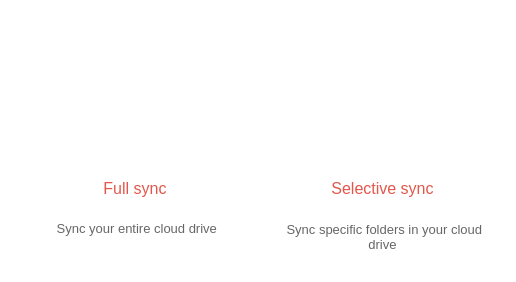
     <widget class="QWidget" name="pSetupType">
      <property name="styleSheet">
       <string notr="true">background: transparent;</string>
      </property>
      <layout class="QVBoxLayout" name="verticalLayout_5">
       <property name="spacing">
        <number>20</number>
       </property>
       <property name="leftMargin">
        <number>15</number>
       </property>
       <property name="topMargin">
        <number>26</number>
       </property>
       <property name="rightMargin">
        <number>15</number>
       </property>
       <item>
        <widget class="QWidget" name="wOptions" native="true">
         <layout class="QHBoxLayout" name="horizontalLayout_5">
          <property name="leftMargin">
           <number>0</number>
          </property>
          <property name="topMargin">
           <number>0</number>
          </property>
          <property name="rightMargin">
           <number>0</number>
          </property>
          <item>
           <widget class="QWidget" name="wTypicalSetup" native="true">
            <property name="minimumSize">
             <size>
              <width>240</width>
              <height>236</height>
             </size>
            </property>
            <property name="maximumSize">
             <size>
              <width>240</width>
              <height>236</height>
             </size>
            </property>
            <property name="styleSheet">
             <string notr="true"/>
            </property>
            <layout class="QVBoxLayout" name="verticalLayout_12" stretch="0,0">
             <property name="spacing">
              <number>12</number>
             </property>
             <property name="topMargin">
              <number>21</number>
             </property>
             <property name="bottomMargin">
              <number>0</number>
             </property>
             <item>
              <widget class="QPushButton" name="rTypicalSetup">
               <property name="sizePolicy">
                <sizepolicy hsizetype="Preferred" vsizetype="Preferred">
                 <horstretch>0</horstretch>
                 <verstretch>0</verstretch>
                </sizepolicy>
               </property>
               <property name="minimumSize">
                <size>
                 <width>0</width>
                 <height>0</height>
                </size>
               </property>
               <property name="maximumSize">
                <size>
                 <width>16777215</width>
                 <height>90</height>
                </size>
               </property>
               <property name="font">
                <font/>
               </property>
               <property name="styleSheet">
                <string notr="true">background: transparent;
border: none;</string>
               </property>
               <property name="icon">
                <iconset resource="../Resources_macx.qrc">
                 <normaloff>:/images/full_sync_ico.png</normaloff>:/images/full_sync_ico.png</iconset>
               </property>
               <property name="iconSize">
                <size>
                 <width>90</width>
                 <height>90</height>
                </size>
               </property>
               <property name="checkable">
                <bool>true</bool>
               </property>
               <property name="checked">
                <bool>false</bool>
               </property>
              </widget>
             </item>
             <item>
              <widget class="QWidget" name="widget_3" native="true">
               <property name="sizePolicy">
                <sizepolicy hsizetype="Preferred" vsizetype="Maximum">
                 <horstretch>0</horstretch>
                 <verstretch>0</verstretch>
                </sizepolicy>
               </property>
               <property name="minimumSize">
                <size>
                 <width>0</width>
                 <height>0</height>
                </size>
               </property>
               <property name="maximumSize">
                <size>
                 <width>16777215</width>
                 <height>16777215</height>
                </size>
               </property>
               <property name="styleSheet">
                <string notr="true">background: transparent;
</string>
               </property>
               <layout class="QVBoxLayout" name="verticalLayout_11">
                <property name="spacing">
                 <number>8</number>
                </property>
                <property name="leftMargin">
                 <number>0</number>
                </property>
                <property name="topMargin">
                 <number>0</number>
                </property>
                <property name="rightMargin">
                 <number>0</number>
                </property>
                <property name="bottomMargin">
                 <number>0</number>
                </property>
                <item>
                 <widget class="QLabel" name="lTypicalHeader">
                  <property name="sizePolicy">
                   <sizepolicy hsizetype="Preferred" vsizetype="Maximum">
                    <horstretch>0</horstretch>
                    <verstretch>0</verstretch>
                   </sizepolicy>
                  </property>
                  <property name="minimumSize">
                   <size>
                    <width>0</width>
                    <height>48</height>
                   </size>
                  </property>
                  <property name="maximumSize">
                   <size>
                    <width>16777215</width>
                    <height>48</height>
                   </size>
                  </property>
                  <property name="focusPolicy">
                   <enum>Qt::StrongFocus</enum>
                  </property>
                  <property name="styleSheet">
                   <string notr="true">font-size:16px;
font: &quot;Montserrat&quot;;
font-weight: normal;
color: #E2574C;

</string>
                  </property>
                  <property name="text">
                   <string>Full sync</string>
                  </property>
                  <property name="alignment">
                   <set>Qt::AlignCenter</set>
                  </property>
                  <property name="wordWrap">
                   <bool>true</bool>
                  </property>
                 </widget>
                </item>
                <item>
                 <widget class="QLabel" name="lTypicalDesc">
                  <property name="minimumSize">
                   <size>
                    <width>0</width>
                    <height>32</height>
                   </size>
                  </property>
                  <property name="maximumSize">
                   <size>
                    <width>16777215</width>
                    <height>32</height>
                   </size>
                  </property>
                  <property name="font">
                   <font>
                    <pointsize>-1</pointsize>
                    <weight>50</weight>
                    <italic>false</italic>
                    <bold>false</bold>
                   </font>
                  </property>
                  <property name="focusPolicy">
                   <enum>Qt::StrongFocus</enum>
                  </property>
                  <property name="styleSheet">
                   <string notr="true">font-size: 13px;
font: &quot;Helvetica&quot;;
font-weight: normal;
color: #666666;
</string>
                  </property>
                  <property name="text">
                   <string> Sync your entire cloud drive</string>
                  </property>
                  <property name="alignment">
                   <set>Qt::AlignHCenter|Qt::AlignTop</set>
                  </property>
                  <property name="wordWrap">
                   <bool>true</bool>
                  </property>
                  <property name="margin">
                   <number>0</number>
                  </property>
                 </widget>
                </item>
               </layout>
              </widget>
             </item>
            </layout>
           </widget>
          </item>
          <item>
           <widget class="QWidget" name="wAdvancedSetup" native="true">
            <property name="minimumSize">
             <size>
              <width>240</width>
              <height>236</height>
             </size>
            </property>
            <property name="maximumSize">
             <size>
              <width>240</width>
              <height>236</height>
             </size>
            </property>
            <property name="styleSheet">
             <string notr="true"/>
            </property>
            <layout class="QVBoxLayout" name="verticalLayout_13">
             <property name="spacing">
              <number>12</number>
             </property>
             <property name="leftMargin">
              <number>12</number>
             </property>
             <property name="topMargin">
              <number>21</number>
             </property>
             <property name="bottomMargin">
              <number>0</number>
             </property>
             <item>
              <widget class="QPushButton" name="rAdvancedSetup">
               <property name="sizePolicy">
                <sizepolicy hsizetype="Preferred" vsizetype="Preferred">
                 <horstretch>0</horstretch>
                 <verstretch>0</verstretch>
                </sizepolicy>
               </property>
               <property name="minimumSize">
                <size>
                 <width>0</width>
                 <height>0</height>
                </size>
               </property>
               <property name="maximumSize">
                <size>
                 <width>16777215</width>
                 <height>90</height>
                </size>
               </property>
               <property name="font">
                <font/>
               </property>
               <property name="styleSheet">
                <string notr="true">background: transparent;
border: none;</string>
               </property>
               <property name="text">
                <string/>
               </property>
               <property name="icon">
                <iconset resource="../Resources_macx.qrc">
                 <normaloff>:/images/selective_sync_ico.png</normaloff>:/images/selective_sync_ico.png</iconset>
               </property>
               <property name="iconSize">
                <size>
                 <width>90</width>
                 <height>90</height>
                </size>
               </property>
               <property name="checkable">
                <bool>true</bool>
               </property>
              </widget>
             </item>
             <item>
              <widget class="QWidget" name="widget_2" native="true">
               <property name="sizePolicy">
                <sizepolicy hsizetype="Preferred" vsizetype="Maximum">
                 <horstretch>0</horstretch>
                 <verstretch>0</verstretch>
                </sizepolicy>
               </property>
               <property name="minimumSize">
                <size>
                 <width>0</width>
                 <height>0</height>
                </size>
               </property>
               <property name="maximumSize">
                <size>
                 <width>16777215</width>
                 <height>16777215</height>
                </size>
               </property>
               <property name="styleSheet">
                <string notr="true">background: transparent;
</string>
               </property>
               <layout class="QVBoxLayout" name="verticalLayout_10">
                <property name="spacing">
                 <number>8</number>
                </property>
                <property name="leftMargin">
                 <number>0</number>
                </property>
                <property name="topMargin">
                 <number>0</number>
                </property>
                <property name="rightMargin">
                 <number>0</number>
                </property>
                <property name="bottomMargin">
                 <number>0</number>
                </property>
                <item>
                 <widget class="QLabel" name="lAdvancedHeader">
                  <property name="sizePolicy">
                   <sizepolicy hsizetype="Preferred" vsizetype="Maximum">
                    <horstretch>0</horstretch>
                    <verstretch>0</verstretch>
                   </sizepolicy>
                  </property>
                  <property name="minimumSize">
                   <size>
                    <width>0</width>
                    <height>48</height>
                   </size>
                  </property>
                  <property name="maximumSize">
                   <size>
                    <width>16777215</width>
                    <height>48</height>
                   </size>
                  </property>
                  <property name="font">
                   <font>
                    <pointsize>-1</pointsize>
                    <weight>50</weight>
                    <italic>false</italic>
                    <bold>false</bold>
                   </font>
                  </property>
                  <property name="focusPolicy">
                   <enum>Qt::StrongFocus</enum>
                  </property>
                  <property name="styleSheet">
                   <string notr="true">font-size:16px;
font: &quot;Montserrat&quot;;
font-weight: normal;
color: #E2574C;
</string>
                  </property>
                  <property name="text">
                   <string>Selective sync</string>
                  </property>
                  <property name="alignment">
                   <set>Qt::AlignCenter</set>
                  </property>
                  <property name="wordWrap">
                   <bool>true</bool>
                  </property>
                 </widget>
                </item>
                <item>
                 <widget class="QLabel" name="lAdvancedDesc">
                  <property name="sizePolicy">
                   <sizepolicy hsizetype="Preferred" vsizetype="Maximum">
                    <horstretch>0</horstretch>
                    <verstretch>0</verstretch>
                   </sizepolicy>
                  </property>
                  <property name="minimumSize">
                   <size>
                    <width>0</width>
                    <height>32</height>
                   </size>
                  </property>
                  <property name="maximumSize">
                   <size>
                    <width>16777215</width>
                    <height>32</height>
                   </size>
                  </property>
                  <property name="focusPolicy">
                   <enum>Qt::StrongFocus</enum>
                  </property>
                  <property name="styleSheet">
                   <string notr="true">font-size: 13px;
font: &quot;Helvetica&quot;;
font-weight: normal;
color: #666666;
</string>
                  </property>
                  <property name="text">
                   <string> Sync specific folders in your cloud drive</string>
                  </property>
                  <property name="alignment">
                   <set>Qt::AlignCenter</set>
                  </property>
                  <property name="wordWrap">
                   <bool>true</bool>
                  </property>
                  <property name="margin">
                   <number>0</number>
                  </property>
                 </widget>
                </item>
               </layout>
              </widget>
             </item>
            </layout>
           </widget>
          </item>
         </layout>
        </widget>
       </item>
      </layout>
     </widget>
